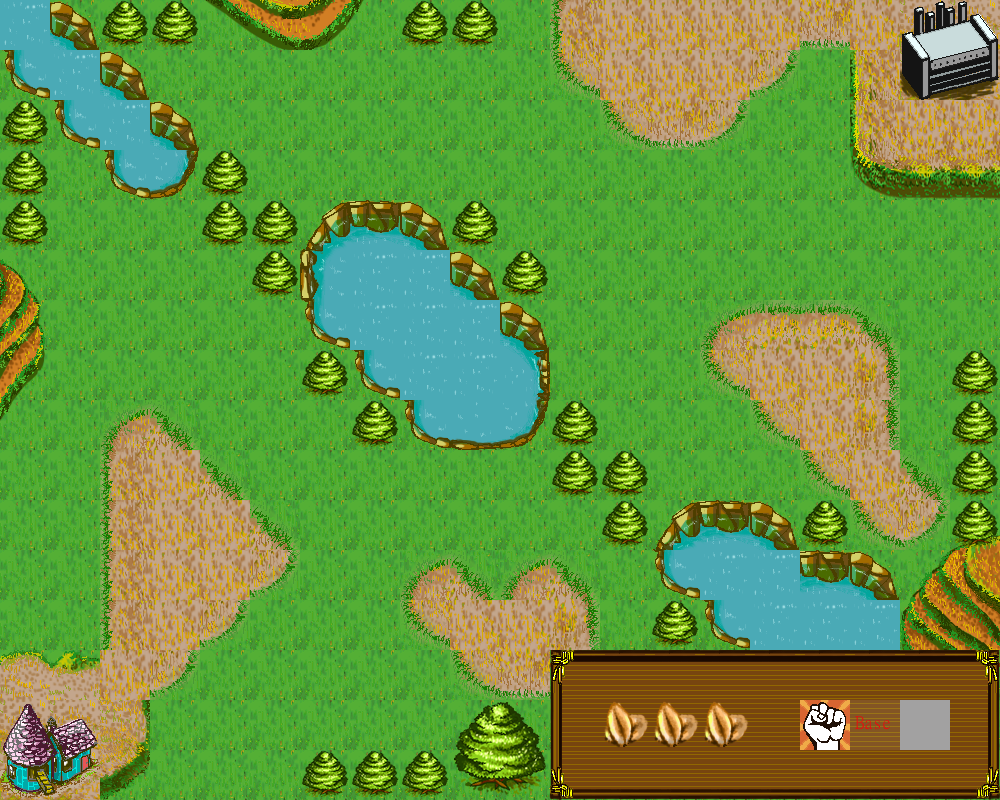

A 2D game scene composited from a Tiled map and its tileset images. What follows is a short description and the map's XML, with each tile layer's data collapsed to a summary:
An orthogonal 20x16 tile map with 50x50 px tiles, 6 tile layers (baseLayer, firstLayer, secondLayer, placeableLayer, ...).

<map version="1.0" orientation="orthogonal" width="20" height="16" tilewidth="50" tileheight="50">
 <tileset firstgid="1" name="finaltextures" tilewidth="50" tileheight="50">
  <image source="misc/finaltextures.png" width="1024" height="512" />
 </tileset>
 <layer name="baseLayer" width="20" height="16">
  <data>[320 cells, 320 non-empty, 10 distinct tile ids]</data>
 </layer>
 <layer name="firstLayer" width="20" height="16">
  <data>[320 cells, 18 non-empty, 8 distinct tile ids]</data>
 </layer>
 <layer name="secondLayer" width="20" height="16">
  <data>[320 cells, 97 non-empty, 45 distinct tile ids]</data>
 </layer>
 <layer name="placeableLayer" width="20" height="16">
  <data>[320 cells, 28 non-empty, 1 distinct tile ids]</data>
 </layer>
 <layer name="menulayer" width="20" height="16">
  <data>[320 cells, 6 non-empty, 4 distinct tile ids]</data>
 </layer>
 <layer name="highlightLayer" width="20" height="16">
  <data>[320 cells, 0 non-empty, 0 distinct tile ids]</data>
 </layer>
</map>